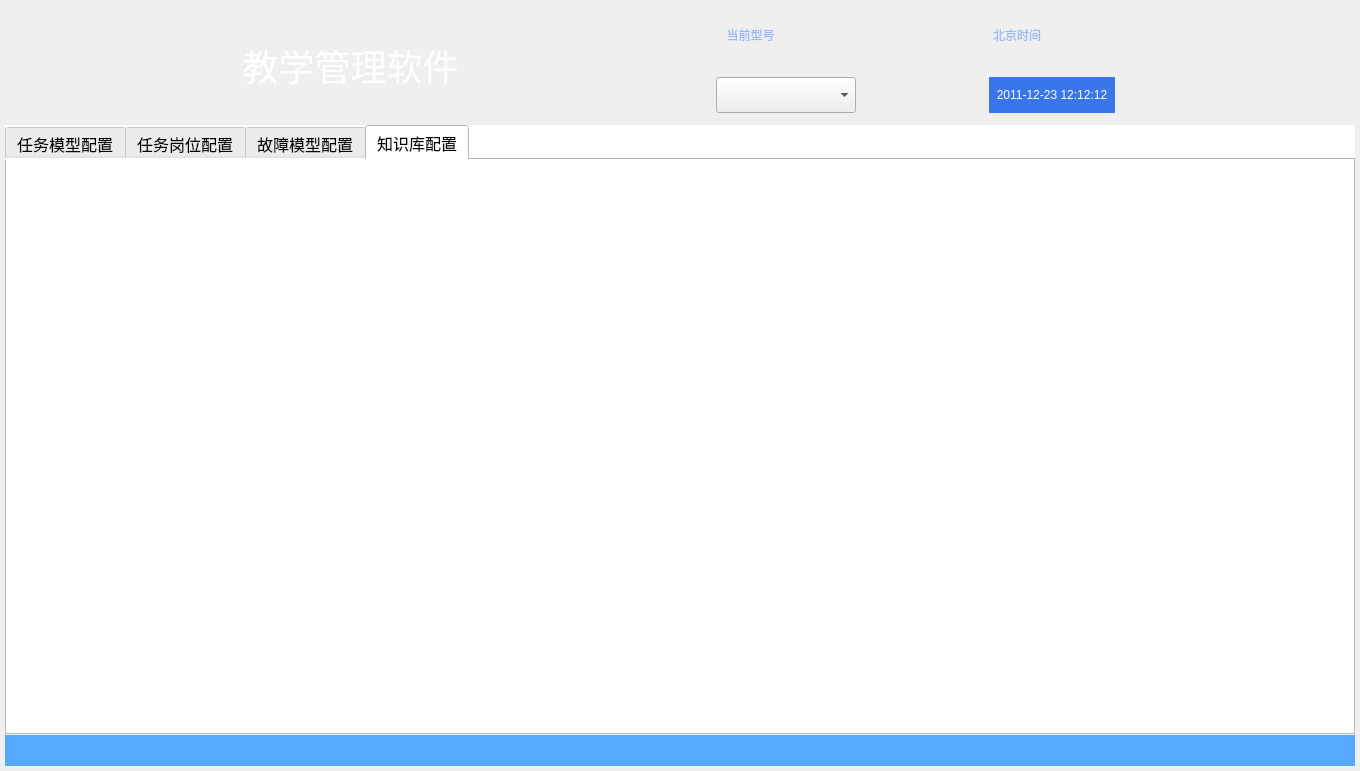
<?xml version="1.0" encoding="UTF-8"?>
<ui version="4.0">
 <class>DeviceManagerClass</class>
 <widget class="QMainWindow" name="DeviceManagerClass">
  <property name="geometry">
   <rect>
    <x>0</x>
    <y>0</y>
    <width>1360</width>
    <height>771</height>
   </rect>
  </property>
  <property name="palette">
   <palette>
    <active/>
    <inactive/>
    <disabled/>
   </palette>
  </property>
  <property name="windowTitle">
   <string>DeviceManager</string>
  </property>
  <widget class="QWidget" name="centralWidget">
   <layout class="QVBoxLayout" name="vl_UI">
    <property name="spacing">
     <number>0</number>
    </property>
    <property name="leftMargin">
     <number>5</number>
    </property>
    <property name="topMargin">
     <number>5</number>
    </property>
    <property name="rightMargin">
     <number>5</number>
    </property>
    <property name="bottomMargin">
     <number>5</number>
    </property>
    <item>
     <widget class="QWidget" name="top_wgt" native="true">
      <property name="minimumSize">
       <size>
        <width>1014</width>
        <height>120</height>
       </size>
      </property>
      <property name="maximumSize">
       <size>
        <width>16777215</width>
        <height>120</height>
       </size>
      </property>
      <property name="styleSheet">
       <string notr="true">border-image:url(&quot;:/DeviceManager/topbar&quot;)</string>
      </property>
      <layout class="QHBoxLayout" name="horizontalLayout">
       <property name="spacing">
        <number>0</number>
       </property>
       <property name="leftMargin">
        <number>0</number>
       </property>
       <property name="topMargin">
        <number>0</number>
       </property>
       <property name="rightMargin">
        <number>0</number>
       </property>
       <property name="bottomMargin">
        <number>0</number>
       </property>
       <item>
        <widget class="QWidget" name="widget" native="true">
         <property name="minimumSize">
          <size>
           <width>600</width>
           <height>0</height>
          </size>
         </property>
         <property name="autoFillBackground">
          <bool>false</bool>
         </property>
         <property name="styleSheet">
          <string notr="true">border-image:&quot;transpant&quot;</string>
         </property>
         <widget class="QLabel" name="title">
          <property name="geometry">
           <rect>
            <x>200</x>
            <y>40</y>
            <width>291</width>
            <height>41</height>
           </rect>
          </property>
          <property name="styleSheet">
           <string notr="true">border-image:&quot;transpant&quot;;font-size:36px;color:white</string>
          </property>
          <property name="text">
           <string>教学管理软件</string>
          </property>
          <property name="alignment">
           <set>Qt::AlignCenter</set>
          </property>
         </widget>
        </widget>
       </item>
       <item>
        <widget class="QWidget" name="right_wgt" native="true">
         <property name="minimumSize">
          <size>
           <width>120</width>
           <height>80</height>
          </size>
         </property>
         <property name="maximumSize">
          <size>
           <width>16777215</width>
           <height>16777215</height>
          </size>
         </property>
         <property name="styleSheet">
          <string notr="true">border-image:&quot;transpant&quot;</string>
         </property>
         <layout class="QVBoxLayout" name="verticalLayout">
          <property name="spacing">
           <number>0</number>
          </property>
          <property name="leftMargin">
           <number>0</number>
          </property>
          <property name="topMargin">
           <number>0</number>
          </property>
          <property name="rightMargin">
           <number>0</number>
          </property>
          <property name="bottomMargin">
           <number>0</number>
          </property>
          <item>
           <widget class="QWidget" name="widget_2" native="true">
            <layout class="QVBoxLayout" name="verticalLayout_2">
             <property name="spacing">
              <number>0</number>
             </property>
             <property name="leftMargin">
              <number>0</number>
             </property>
             <property name="topMargin">
              <number>0</number>
             </property>
             <property name="rightMargin">
              <number>0</number>
             </property>
             <property name="bottomMargin">
              <number>0</number>
             </property>
             <item>
              <widget class="QWidget" name="widget_4" native="true">
               <layout class="QGridLayout" name="gridLayout">
                <item row="0" column="4">
                 <spacer name="horizontalSpacer_2">
                  <property name="orientation">
                   <enum>Qt::Horizontal</enum>
                  </property>
                  <property name="sizeHint" stdset="0">
                   <size>
                    <width>40</width>
                    <height>20</height>
                   </size>
                  </property>
                 </spacer>
                </item>
                <item row="0" column="0">
                 <spacer name="horizontalSpacer_5">
                  <property name="orientation">
                   <enum>Qt::Horizontal</enum>
                  </property>
                  <property name="sizeType">
                   <enum>QSizePolicy::Fixed</enum>
                  </property>
                  <property name="sizeHint" stdset="0">
                   <size>
                    <width>100</width>
                    <height>20</height>
                   </size>
                  </property>
                 </spacer>
                </item>
                <item row="0" column="7">
                 <widget class="QPushButton" name="pb_close">
                  <property name="minimumSize">
                   <size>
                    <width>30</width>
                    <height>30</height>
                   </size>
                  </property>
                  <property name="maximumSize">
                   <size>
                    <width>30</width>
                    <height>30</height>
                   </size>
                  </property>
                  <property name="cursor">
                   <cursorShape>PointingHandCursor</cursorShape>
                  </property>
                  <property name="toolTip">
                   <string>关闭</string>
                  </property>
                  <property name="styleSheet">
                   <string notr="true">QPushButton:hover{
	background-color:transparent;
	background-image: url(:/DeviceManager/images/关闭-悬浮.png);
    border:0px;}
QPushButton:pressed{
	background-color:transparent; 
	background-image: url(:/DeviceManager/images/关闭-点击.png);
    border:0px;}
QPushButton {
	background-color:transparent;
	background-image: url(:/DeviceManager/images/关闭-默认.png);
    border:0px;
}

</string>
                  </property>
                  <property name="text">
                   <string/>
                  </property>
                 </widget>
                </item>
                <item row="0" column="1">
                 <widget class="QLabel" name="rtlabel">
                  <property name="minimumSize">
                   <size>
                    <width>69</width>
                    <height>0</height>
                   </size>
                  </property>
                  <property name="styleSheet">
                   <string notr="true">color:#98b8f9</string>
                  </property>
                  <property name="text">
                   <string>当前型号</string>
                  </property>
                  <property name="alignment">
                   <set>Qt::AlignCenter</set>
                  </property>
                 </widget>
                </item>
                <item row="0" column="6">
                 <widget class="QPushButton" name="pb_min">
                  <property name="minimumSize">
                   <size>
                    <width>30</width>
                    <height>30</height>
                   </size>
                  </property>
                  <property name="maximumSize">
                   <size>
                    <width>30</width>
                    <height>30</height>
                   </size>
                  </property>
                  <property name="cursor">
                   <cursorShape>PointingHandCursor</cursorShape>
                  </property>
                  <property name="toolTip">
                   <string>最小化</string>
                  </property>
                  <property name="styleSheet">
                   <string notr="true">QPushButton:hover{
	background-color:transparent;
	background-image:url(:/DeviceManager/images/最小化-悬浮.png);
    border:0px;}
QPushButton:pressed{
	background-color:transparent; 
    background-image: url(:/DeviceManager/images/最小化-点击.png);
    border:0px;}
QPushButton {
	background-color:transparent;
	background-image: url(:/DeviceManager/images/最小化-默认.png);
    border:0px;
}

</string>
                  </property>
                  <property name="text">
                   <string/>
                  </property>
                 </widget>
                </item>
                <item row="0" column="3">
                 <widget class="QLabel" name="ctlabel">
                  <property name="styleSheet">
                   <string notr="true">color:#98b8f9</string>
                  </property>
                  <property name="text">
                   <string>北京时间</string>
                  </property>
                  <property name="alignment">
                   <set>Qt::AlignCenter</set>
                  </property>
                 </widget>
                </item>
                <item row="0" column="2">
                 <spacer name="horizontalSpacer_3">
                  <property name="orientation">
                   <enum>Qt::Horizontal</enum>
                  </property>
                  <property name="sizeHint" stdset="0">
                   <size>
                    <width>40</width>
                    <height>20</height>
                   </size>
                  </property>
                 </spacer>
                </item>
                <item row="0" column="5">
                 <spacer name="horizontalSpacer_7">
                  <property name="orientation">
                   <enum>Qt::Horizontal</enum>
                  </property>
                  <property name="sizeType">
                   <enum>QSizePolicy::Fixed</enum>
                  </property>
                  <property name="sizeHint" stdset="0">
                   <size>
                    <width>30</width>
                    <height>20</height>
                   </size>
                  </property>
                 </spacer>
                </item>
               </layout>
              </widget>
             </item>
             <item>
              <widget class="QWidget" name="widget_3" native="true">
               <layout class="QHBoxLayout" name="horizontalLayout_2">
                <item>
                 <spacer name="horizontalSpacer_6">
                  <property name="orientation">
                   <enum>Qt::Horizontal</enum>
                  </property>
                  <property name="sizeType">
                   <enum>QSizePolicy::Fixed</enum>
                  </property>
                  <property name="sizeHint" stdset="0">
                   <size>
                    <width>100</width>
                    <height>20</height>
                   </size>
                  </property>
                 </spacer>
                </item>
                <item>
                 <widget class="QComboBox" name="comboBox">
                  <property name="minimumSize">
                   <size>
                    <width>140</width>
                    <height>36</height>
                   </size>
                  </property>
                 </widget>
                </item>
                <item>
                 <spacer name="horizontalSpacer_4">
                  <property name="orientation">
                   <enum>Qt::Horizontal</enum>
                  </property>
                  <property name="sizeHint" stdset="0">
                   <size>
                    <width>40</width>
                    <height>20</height>
                   </size>
                  </property>
                 </spacer>
                </item>
                <item>
                 <widget class="QLabel" name="curtime">
                  <property name="sizePolicy">
                   <sizepolicy hsizetype="Expanding" vsizetype="Preferred">
                    <horstretch>0</horstretch>
                    <verstretch>0</verstretch>
                   </sizepolicy>
                  </property>
                  <property name="minimumSize">
                   <size>
                    <width>0</width>
                    <height>36</height>
                   </size>
                  </property>
                  <property name="maximumSize">
                   <size>
                    <width>16777215</width>
                    <height>36</height>
                   </size>
                  </property>
                  <property name="styleSheet">
                   <string notr="true">background-color:rgba(56,118,234,1);
color:white;</string>
                  </property>
                  <property name="text">
                   <string>2011-12-23 12:12:12</string>
                  </property>
                  <property name="textFormat">
                   <enum>Qt::PlainText</enum>
                  </property>
                  <property name="alignment">
                   <set>Qt::AlignCenter</set>
                  </property>
                 </widget>
                </item>
                <item>
                 <widget class="QWidget" name="widget_6" native="true">
                  <property name="minimumSize">
                   <size>
                    <width>10</width>
                    <height>0</height>
                   </size>
                  </property>
                  <property name="maximumSize">
                   <size>
                    <width>10</width>
                    <height>16777215</height>
                   </size>
                  </property>
                 </widget>
                </item>
                <item>
                 <spacer name="horizontalSpacer">
                  <property name="orientation">
                   <enum>Qt::Horizontal</enum>
                  </property>
                  <property name="sizeHint" stdset="0">
                   <size>
                    <width>40</width>
                    <height>20</height>
                   </size>
                  </property>
                 </spacer>
                </item>
                <item>
                 <widget class="QWidget" name="widget_5" native="true">
                  <property name="minimumSize">
                   <size>
                    <width>80</width>
                    <height>0</height>
                   </size>
                  </property>
                 </widget>
                </item>
               </layout>
              </widget>
             </item>
            </layout>
           </widget>
          </item>
         </layout>
        </widget>
       </item>
      </layout>
     </widget>
    </item>
    <item>
     <widget class="QWidget" name="center_wgt" native="true">
      <property name="styleSheet">
       <string notr="true">background-color: rgb(255, 255, 255);</string>
      </property>
      <layout class="QGridLayout" name="gridLayout_2">
       <property name="leftMargin">
        <number>0</number>
       </property>
       <property name="topMargin">
        <number>0</number>
       </property>
       <property name="rightMargin">
        <number>0</number>
       </property>
       <property name="bottomMargin">
        <number>0</number>
       </property>
       <property name="spacing">
        <number>0</number>
       </property>
       <item row="0" column="0">
        <widget class="QTabWidget" name="tabWidget">
         <property name="font">
          <font>
           <family>微软雅黑</family>
           <pointsize>12</pointsize>
          </font>
         </property>
         <property name="styleSheet">
          <string notr="true">background-color: rgb(255, 255, 255);</string>
         </property>
         <property name="currentIndex">
          <number>3</number>
         </property>
         <property name="elideMode">
          <enum>Qt::ElideNone</enum>
         </property>
         <widget class="QWidget" name="tab_DeviceManagement">
          <attribute name="title">
           <string>任务模型配置</string>
          </attribute>
         </widget>
         <widget class="QWidget" name="tab_taskManege">
          <attribute name="title">
           <string>任务岗位配置</string>
          </attribute>
         </widget>
         <widget class="QWidget" name="tab_faultInjection">
          <attribute name="title">
           <string>故障模型配置</string>
          </attribute>
         </widget>
         <widget class="QWidget" name="tab_Display">
          <attribute name="title">
           <string>知识库配置</string>
          </attribute>
         </widget>
        </widget>
       </item>
      </layout>
     </widget>
    </item>
    <item>
     <widget class="QWidget" name="top_wgt_2" native="true">
      <property name="minimumSize">
       <size>
        <width>1014</width>
        <height>31</height>
       </size>
      </property>
      <property name="maximumSize">
       <size>
        <width>16777215</width>
        <height>31</height>
       </size>
      </property>
      <property name="styleSheet">
       <string notr="true"> 
background-color: rgb(85, 170, 255);</string>
      </property>
      <widget class="QWidget" name="wgt_status_left" native="true">
       <property name="geometry">
        <rect>
         <x>0</x>
         <y>0</y>
         <width>790</width>
         <height>31</height>
        </rect>
       </property>
       <property name="minimumSize">
        <size>
         <width>790</width>
         <height>24</height>
        </size>
       </property>
       <widget class="QLabel" name="lb_flag_5">
        <property name="geometry">
         <rect>
          <x>10</x>
          <y>4</y>
          <width>24</width>
          <height>24</height>
         </rect>
        </property>
        <property name="styleSheet">
         <string notr="true"/>
        </property>
        <property name="text">
         <string/>
        </property>
        <property name="pixmap">
         <pixmap resource="DeviceManager.qrc">:/DeviceManager/images/icon_info.png</pixmap>
        </property>
       </widget>
      </widget>
     </widget>
    </item>
   </layout>
  </widget>
 </widget>
 <layoutdefault spacing="6" margin="11"/>
 <resources>
  <include location="DeviceManager.qrc"/>
  <include location="FaultInjection.qrc"/>
 </resources>
 <connections/>
</ui>
